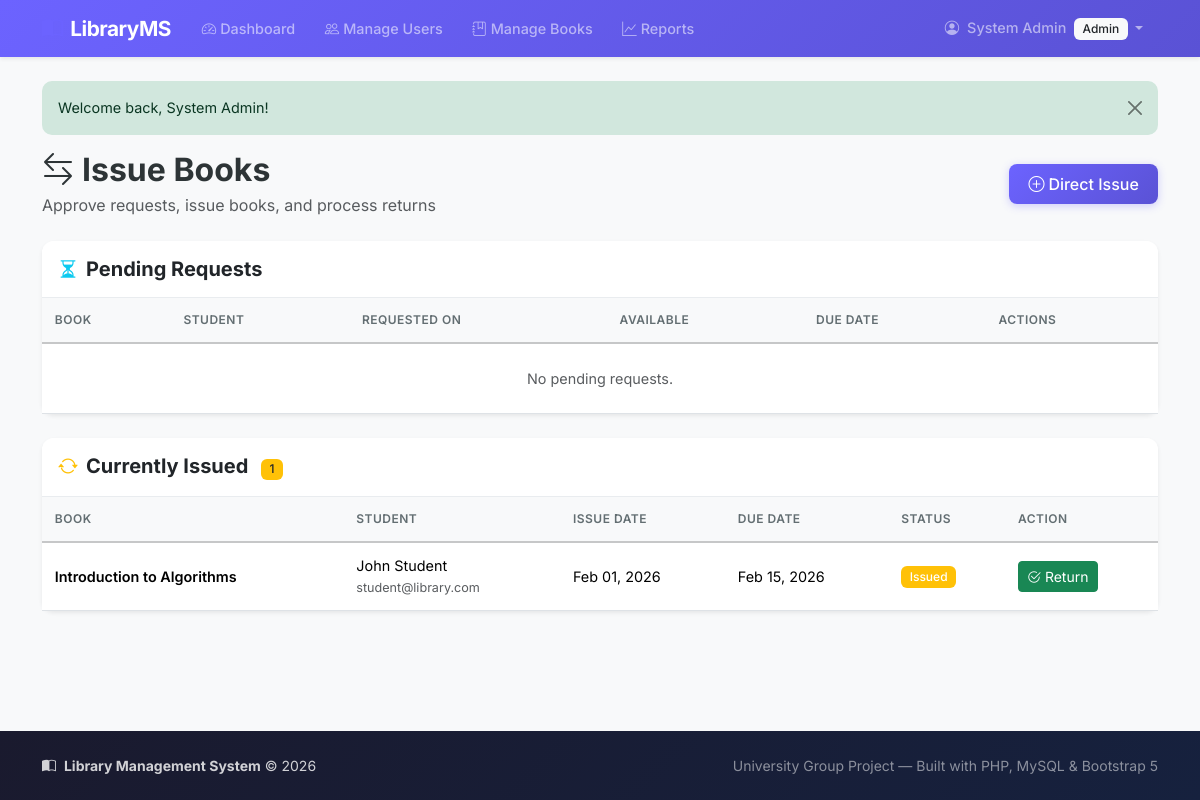
The app's page /librarian/issue_books.php (signed in) with its own data.
### tables this page shows
CREATE TABLE IF NOT EXISTS `issued_books` (
    `id` INT AUTO_INCREMENT PRIMARY KEY,
    `book_id` INT NOT NULL,
    `user_id` INT NOT NULL,                       
    `issued_by` INT DEFAULT NULL,                 
    `issue_date` DATE DEFAULT NULL,               
    `due_date` DATE DEFAULT NULL,                 
    `return_date` DATE DEFAULT NULL,              
    `status` ENUM('Requested', 'Issued', 'Returned', 'Rejected') NOT NULL DEFAULT 'Requested',
    `created_at` TIMESTAMP DEFAULT CURRENT_TIMESTAMP,
    `updated_at` TIMESTAMP DEFAULT CURRENT_TIMESTAMP ON UPDATE CURRENT_TIMESTAMP,
    FOREIGN KEY (`book_id`) REFERENCES `books`(`id`) ON DELETE CASCADE,
    FOREIGN KEY (`user_id`) REFERENCES `users`(`id`) ON DELETE CASCADE,
    FOREIGN KEY (`issued_by`) REFERENCES `users`(`id`) ON DELETE SET NULL
);

CREATE TABLE IF NOT EXISTS `books` (
    `id` INT AUTO_INCREMENT PRIMARY KEY,
    `title` VARCHAR(255) NOT NULL,
    `author` VARCHAR(150) NOT NULL,
    `isbn` VARCHAR(20) DEFAULT NULL UNIQUE,
    `publisher` VARCHAR(150) DEFAULT NULL,
    `category_id` INT DEFAULT NULL,
    `qty_total` INT NOT NULL DEFAULT 1,           
    `qty_available` INT NOT NULL DEFAULT 1,       
    `added_by` INT DEFAULT NULL,                  
    `created_at` TIMESTAMP DEFAULT CURRENT_TIMESTAMP,
    `updated_at` TIMESTAMP DEFAULT CURRENT_TIMESTAMP ON UPDATE CURRENT_TIMESTAMP,
    FOREIGN KEY (`category_id`) REFERENCES `categories`(`id`) ON DELETE SET NULL,
    FOREIGN KEY (`added_by`) REFERENCES `users`(`id`) ON DELETE SET NULL
);

CREATE TABLE IF NOT EXISTS `users` (
    `id` INT AUTO_INCREMENT PRIMARY KEY,
    `name` VARCHAR(100) NOT NULL,
    `email` VARCHAR(150) NOT NULL UNIQUE,
    `password` VARCHAR(255) NOT NULL,            
    `role` ENUM('Admin', 'Librarian', 'Student') NOT NULL DEFAULT 'Student',
    `phone` VARCHAR(20) DEFAULT NULL,
    `created_at` TIMESTAMP DEFAULT CURRENT_TIMESTAMP,
    `updated_at` TIMESTAMP DEFAULT CURRENT_TIMESTAMP ON UPDATE CURRENT_TIMESTAMP
);

### librarian/issue_books.php (the view, shortened to what this page needs)
<?php
require_once __DIR__ . '/../config/db.php';
$pendingRequests = $conn->query("
    SELECT ib.*, b.title as book_title, b.qty_available, u.name as user_name, u.email as user_email
    FROM issued_books ib
    JOIN books b ON ib.book_id = b.id
    JOIN users u ON ib.user_id = u.id
    WHERE ib.status = 'Requested'
    ORDER BY ib.created_at ASC
");
$issuedBooks = $conn->query("
    SELECT ib.*, b.title as book_title, u.name as user_name, u.email as user_email
    FROM issued_books ib
    JOIN books b ON ib.book_id = b.id
    JOIN users u ON ib.user_id = u.id
    WHERE ib.status = 'Issued'
    ORDER BY ib.due_date ASC
");
require_once __DIR__ . '/../includes/header.php';
?>
<div class="d-flex justify-content-between align-items-center mb-4">
    <div>
        <h2 class="fw-bold mb-1"><i class="bi bi-arrow-left-right me-2"></i>Issue Books</h2>
        <p class="text-muted mb-0">Approve requests, issue books, and process returns</p>
    </div>
    <button class="btn btn-primary-custom" data-bs-toggle="modal" data-bs-target="#directIssueModal">
        <i class="bi bi-plus-circle me-1"></i>Direct Issue
    </button>
</div>
<div class="card border-0 shadow-sm mb-4">
    <div class="card-header bg-white py-3">
        <h5 class="fw-bold mb-0">
            <i class="bi bi-hourglass-split me-2 text-info"></i>Pending Requests
        </h5>
    </div>
    <div class="card-body p-0">
        <div class="table-responsive">
            <table class="table table-hover mb-0">
                <thead class="table-light">
                    <tr>
                        <th>Book</th>
                        <th>Student</th>
                        <th>Requested On</th>
                        <th>Available</th>
                        <th>Due Date</th>
                        <th>Actions</th>
                    </tr>
                </thead>
                <tbody>
                    <?php if ($pendingRequests->num_rows > 0): ?>
                        <?php while ($req = $pendingRequests->fetch_assoc()): ?>
                            <tr>
                                <td class="fw-semibold"><?php echo sanitize($req['book_title']); ?></td>
                                <td>
                                    <?php echo sanitize($req['user_name']); ?>
                                    <br><small class="text-muted"><?php echo sanitize($req['user_email']); ?></small>
                                </td>
                                <td><?php echo date('M d, Y', strtotime($req['created_at'])); ?></td>
                                <td>
                                    <span class="badge bg-<?php echo $req['qty_available'] > 0 ? 'success' : 'danger'; ?>">
                                        <?php echo $req['qty_available']; ?> copies
                                    </span>
                                </td>
                                <td>
                                    <form method="POST" action="" class="d-inline">
                                        <input type="hidden" name="csrf_token" value="<?php echo generateCsrfToken(); ?>">
                                        <input type="hidden" name="action" value="approve">
                                        <input type="hidden" name="issue_id" value="<?php echo $req['id']; ?>">
                                        <input type="date" name="due_date" class="form-control form-control-sm"
                                               value="<?php echo date('Y-m-d', strtotime('+14 days')); ?>"
                                               min="<?php echo date('Y-m-d'); ?>" style="width: 150px;">
                                </td>
                                <td>
                                        <button type="submit" class="btn btn-sm btn-success me-1"
                                                <?php echo $req['qty_available'] <= 0 ? 'disabled' : ''; ?>>
                                            <i class="bi bi-check-lg me-1"></i>Approve
                                        </button>
                                    </form>
                                    <form method="POST" action="" class="d-inline">
                                        <input type="hidden" name="csrf_token" value="<?php echo generateCsrfToken(); ?>">
                                        <input type="hidden" name="action" value="reject">
                                        <input type="hidden" name="issue_id" value="<?php echo $req['id']; ?>">
                                        <button type="submit" class="btn btn-sm btn-outline-danger">
                                            <i class="bi bi-x-lg me-1"></i>Reject
                                        </button>
                                    </form>
                                </td>
                            </tr>
                        <?php endwhile; ?>
                    <?php else: ?>
                        <tr>
                            <td colspan="6" class="text-center py-4 text-muted">No pending requests.</td>
                        </tr>
                    <?php endif; ?>
                </tbody>
            </table>
        </div>
    </div>
</div>
<div class="card border-0 shadow-sm">
    <div class="card-header bg-white py-3">
        <h5 class="fw-bold mb-0">
            <i class="bi bi-arrow-repeat me-2 text-warning"></i>Currently Issued
            <span class="badge bg-warning text-dark ms-2"><?php echo $issuedBooks->num_rows; ?></span>
        </h5>
    </div>
    <div class="card-body p-0">
        <div class="table-responsive">
            <table class="table table-hover mb-0">
                <thead class="table-light">
                    <tr>
                        <th>Book</th>
                        <th>Student</th>
                        <th>Issue Date</th>
                        <th>Due Date</th>
                        <th>Status</th>
                        <th>Action</th>
                    </tr>
                </thead>
                <tbody>
                    <?php if ($issuedBooks->num_rows > 0): ?>
                        <?php while ($issue = $issuedBooks->fetch_assoc()): ?>
                            <?php $isOverdue = strtotime($issue['due_date']) < time(); ?>
                            <tr class="<?php echo $isOverdue ? 'table-danger' : ''; ?>">
                                <td class="fw-semibold"><?php echo sanitize($issue['book_title']); ?></td>
                                <td>
                                    <?php echo sanitize($issue['user_name']); ?>
                                    <br><small class="text-muted"><?php echo sanitize($issue['user_email']); ?></small>
                                </td>
                                <td><?php echo date('M d, Y', strtotime($issue['issue_date'])); ?></td>
                                <td>
                                    <?php echo date('M d, Y', strtotime($issue['due_date'])); ?>
                                </td>
                                <td><span class="badge bg-warning">Issued</span></td>
                                <td>
                                    <form method="POST" action="">
                                        <button type="submit" class="btn btn-sm btn-success">
                                            <i class="bi bi-check2-circle me-1"></i>Return
                                        </button>
                                    </form>
                                </td>
                            </tr>
                        <?php endwhile; ?>
                    <?php else: ?>
                        <tr>
                            <td colspan="6" class="text-center py-4 text-muted">No books currently issued.</td>
                        </tr>
                    <?php endif; ?>
                </tbody>
            </table>
        </div>
    </div>
</div>
<?php require_once __DIR__ . '/../includes/footer.php'; ?>

### assets/css/style.css (style rules this page uses)
:root { --primary-color: #6c63ff; --primary-hover: #5a52d5; --primary-light: rgba(108, 99, 255, 0.1); --dark-bg: #1a1a2e; --dark-bg-light: #16213e; --text-primary: #2d3436; --text-muted: #636e72; --border-color: #e9ecef; --card-shadow: 0 2px 12px rgba(0, 0, 0, 0.08); --card-hover-shadow: 0 8px 25px rgba(0, 0, 0, 0.12); --transition-speed: 0.3s; }
body { font-family: 'Inter', -apple-system, BlinkMacSystemFont, 'Segoe UI', sans-serif; color: var(--text-primary); background-color: #f8f9fa; min-height: 100vh; display: flex; flex-direction: column; }
h1, h2, h3, h4, h5, h6 { font-weight: 600; }
.btn-primary-custom { background: linear-gradient(135deg, var(--primary-color), var(--primary-hover)); border: none; color: #fff; font-weight: 500; padding: 0.5rem 1.2rem; border-radius: 8px; transition: all var(--transition-speed); box-shadow: 0 2px 8px rgba(108, 99, 255, 0.3); }
.card { border-radius: 12px; transition: all var(--transition-speed); }
.card-header { border-radius: 12px 12px 0 0 !important; border-bottom: 1px solid var(--border-color); }
.table { font-size: 0.9rem; }
.table thead th { font-weight: 600; text-transform: uppercase; font-size: 0.75rem; letter-spacing: 0.5px; color: var(--text-muted); border-bottom-width: 2px; padding: 0.8rem; }
.table tbody td { vertical-align: middle; padding: 0.75rem 0.8rem; }
.badge { font-weight: 500; font-size: 0.75rem; padding: 0.4em 0.7em; border-radius: 6px; }

### records on screen
issued_books: book.title "Introduction to Algorithms", user.name "John Student", user.email "student@library.com", issue_date "Feb 01, 2026", due_date "Feb 15, 2026"

### other values on screen
$_SESSION['name'] "System Admin"
$_SESSION['role'] "Admin"
$msg "Welcome back, System Admin!"
$issuedBooks->num_rows "1"
